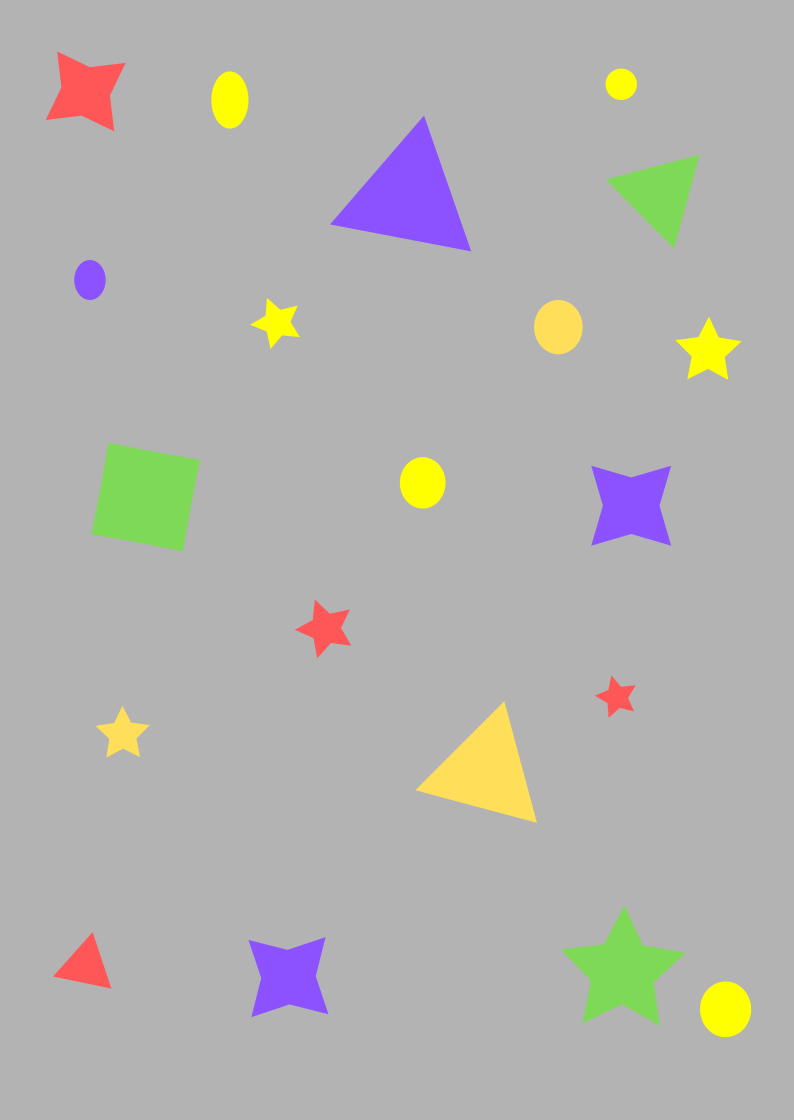
#> input picture models/omes/Detección-de-colores/Model03/images/png/imagen06.png, 794 x 1120 px
$ jupyter execute program05.ipynb
#> lines starting #> are read from the running program, lines starting #| are printed output that depends on the picture; after the words box and inside, x2 and y2 are one past the last pixel; in counts of white or black regions, pixels touching at a corner belong together
[cell 1]
import cv2
import numpy as np

def dibujarContorno(contornos, color):
	for (i, c) in enumerate(contornos):
		M = cv2.moments(c)
		if (M["m00"]==0): M["m00"]==1
		x = int(M["m10"]/M["m00"])
		y = int(M["m01"]/M["m00"])
		cv2.drawContours(imagen, [c], 0, color, 2)
		cv2.putText(imagen, str(i+1), (x-10,y+10), 1, 2,(0,0,0),2)

amarilloBajo = np.array([20, 100, 20], np.uint8)
amarilloAlto = np.array([32, 255, 255], np.uint8)

violetaBajo = np.array([130, 100, 20], np.uint8)
violetaAlto = np.array([145, 255, 255], np.uint8)

verdeBajo = np.array([36, 100, 20], np.uint8)
verdeAlto = np.array([70, 255, 255], np.uint8)

rojoBajo1 = np.array([0, 100, 20], np.uint8)
rojoAlto1 = np.array([10, 255, 255], np.uint8)
rojoBajo2 = np.array([175, 100, 20], np.uint8)
rojoAlto2 = np.array([180, 255, 255], np.uint8)

# [6 lines of commented-out code are left out]
imagen = cv2.imread('images/png/imagen06.png')
#> imagen is the input picture: shape (1120, 794, 3); mean B, G, R 175, 178.3, 179.3
# [25 lines of commented-out code are left out]

imagenHSV = cv2.cvtColor(imagen, cv2.COLOR_BGR2HSV)
#> imagenHSV: shape (1120, 794, 3); mean H, S, V 4.6, 12.9, 183.7

#Detectando colores
maskAmarillo = cv2.inRange(imagenHSV, amarilloBajo, amarilloAlto)
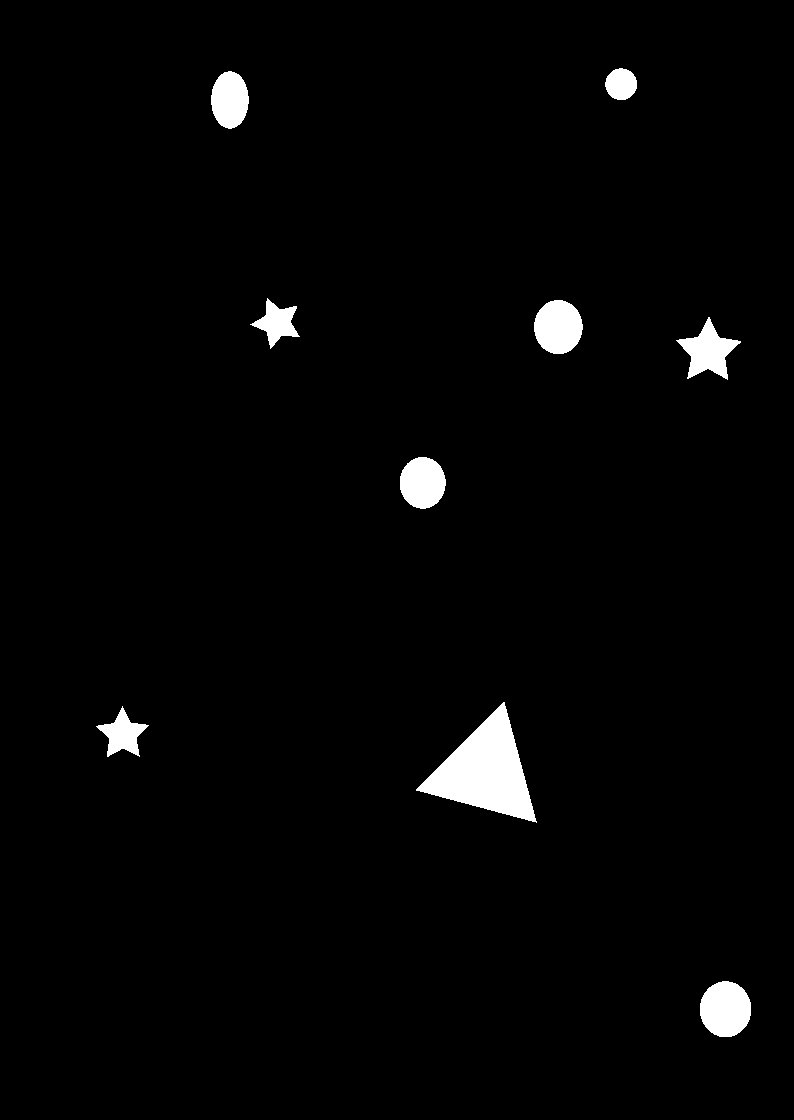
#> maskAmarillo: shape (1120, 794); 2.2% white; 9 white regions, largest, box (x1, y1, x2, y2) and area: (416, 702, 537, 823) 6866, (700, 981, 751, 1037) 2263, (534, 300, 583, 354) 2067
maskVioleta = cv2.inRange(imagenHSV, violetaBajo, violetaAlto)
#> maskVioleta: shape (1120, 794); 2.1% white; 4 white regions, box (x1, y1, x2, y2) and area: (331, 116, 471, 251) 8960, (591, 466, 671, 546) 4528, (249, 937, 328, 1017) 4203, (74, 260, 106, 300) 995
maskVerde = cv2.inRange(imagenHSV, verdeBajo, verdeAlto)
#> maskVerde: shape (1120, 794); 2.1% white; 3 white regions, box (x1, y1, x2, y2) and area: (92, 443, 200, 551) 8527, (561, 906, 685, 1025) 6314, (606, 155, 699, 248) 4056
maskRojo1 = cv2.inRange(imagenHSV, rojoBajo1, rojoAlto1)
#> maskRojo1: shape (1120, 794); 0.79% white; 4 white regions
maskRojo2 = cv2.inRange(imagenHSV, rojoBajo2, rojoAlto2)
#> maskRojo2: shape (1120, 794); every value is 0
maskRojo =  cv2.add(maskRojo1, maskRojo2)

#Encontrando contornos
#OpenCV 3
#contornosAmarillo = cv2.findContours(maskAmarillo, cv2.RETR_EXTERNAL, cv2.CHAIN_APPROX_SIMPLE)[1]
#contornosVioleta = cv2.findContours(maskVioleta, cv2.RETR_EXTERNAL, cv2.CHAIN_APPROX_SIMPLE)[1]
#contornosVerde = cv2.findContours(maskVerde, cv2.RETR_EXTERNAL, cv2.CHAIN_APPROX_SIMPLE)[1]
#contornosRojo = cv2.findContours(maskRojo, cv2.RETR_EXTERNAL, cv2.CHAIN_APPROX_SIMPLE)[1]

#OpenCV 4
contornosAmarillo = cv2.findContours(maskAmarillo, cv2.RETR_EXTERNAL, cv2.CHAIN_APPROX_SIMPLE)[0]
#> contornosAmarillo = 9 contours; largest, box (x1, y1, x2, y2) and area: (416, 702, 537, 823) 6700, (700, 981, 751, 1037) 2187, (534, 300, 583, 354) 1994, (400, 457, 446, 509) 1800, (676, 317, 741, 380) 1721
contornosVioleta = cv2.findContours(maskVioleta, cv2.RETR_EXTERNAL, cv2.CHAIN_APPROX_SIMPLE)[0]
#> contornosVioleta = 4 contours; box (x1, y1, x2, y2) and area: (331, 116, 471, 251) 8768, (591, 466, 671, 546) 4370, (249, 937, 328, 1017) 4050, (74, 260, 106, 300) 944
contornosVerde = cv2.findContours(maskVerde, cv2.RETR_EXTERNAL, cv2.CHAIN_APPROX_SIMPLE)[0]
#> contornosVerde = 3 contours; box (x1, y1, x2, y2) and area: (92, 443, 200, 551) 8346, (561, 906, 685, 1025) 6122, (606, 155, 699, 248) 3929
contornosRojo = cv2.findContours(maskRojo, cv2.RETR_EXTERNAL, cv2.CHAIN_APPROX_SIMPLE)[0]
#> contornosRojo = 4 contours; box (x1, y1, x2, y2) and area: (46, 52, 125, 131) 3278, (54, 932, 111, 988) 1448, (295, 600, 351, 658) 1308, (595, 676, 635, 717) 666

dibujarContorno(contornosAmarillo, (0, 255,255))
#> the loop in dibujarContorno, `for (i, c) in enumerate(contornos):` made 9 passes
#> (x, y) on passes 1 to 9: (725, 1008), (122, 733), (484, 770), (422, 482), (707, 350), (557, 326), (276, 322), (229, 99), (620, 83)
#> after the loop in dibujarContorno, `for (i, c) in enumerate(contornos):`:
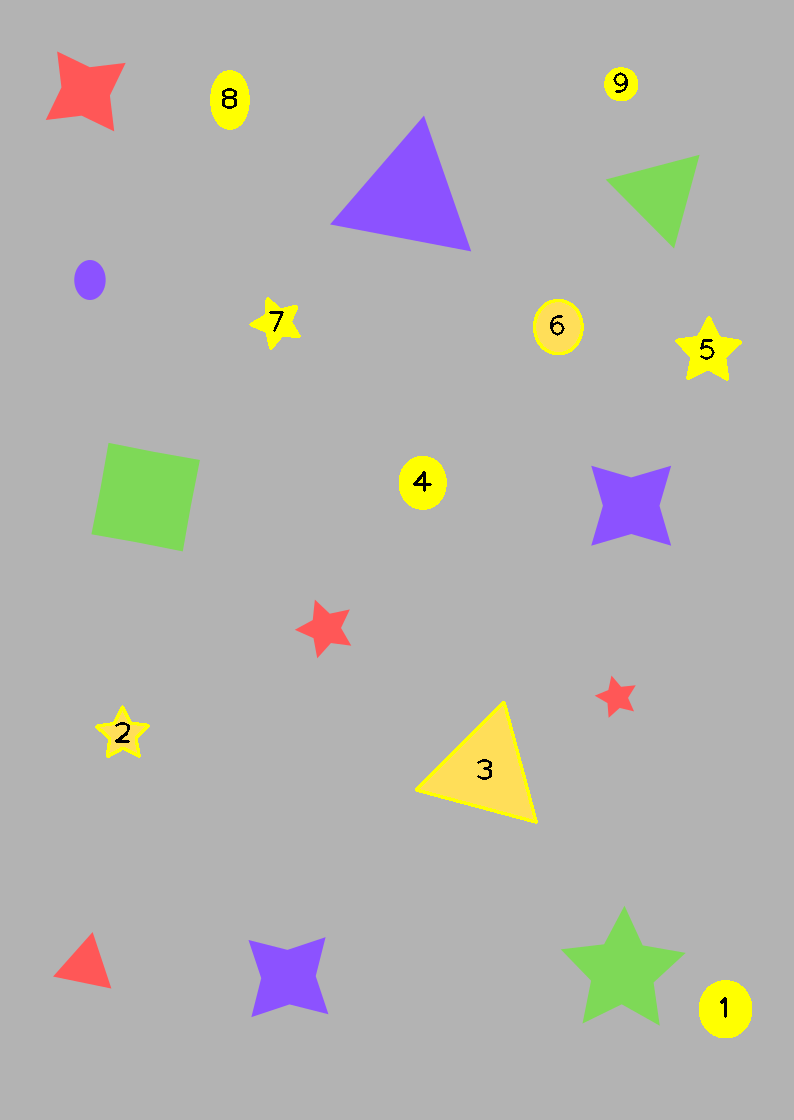
#> imagen: shape (1120, 794, 3); 0.62% of pixels changed, all inside (x1, y1, x2, y2) = (95, 67, 752, 1038)
dibujarContorno(contornosVioleta, (140, 40, 120))
#> call 2 of dibujarContorno, with color = (140, 40, 120)
#> the loop in dibujarContorno (call 2), `for (i, c) in enumerate(contornos):` made 4 passes
#> (x, y) on passes 1 to 4: (287, 976), (630, 505), (89, 279), (407, 196)
#> after the loop in dibujarContorno (call 2), `for (i, c) in enumerate(contornos):`:
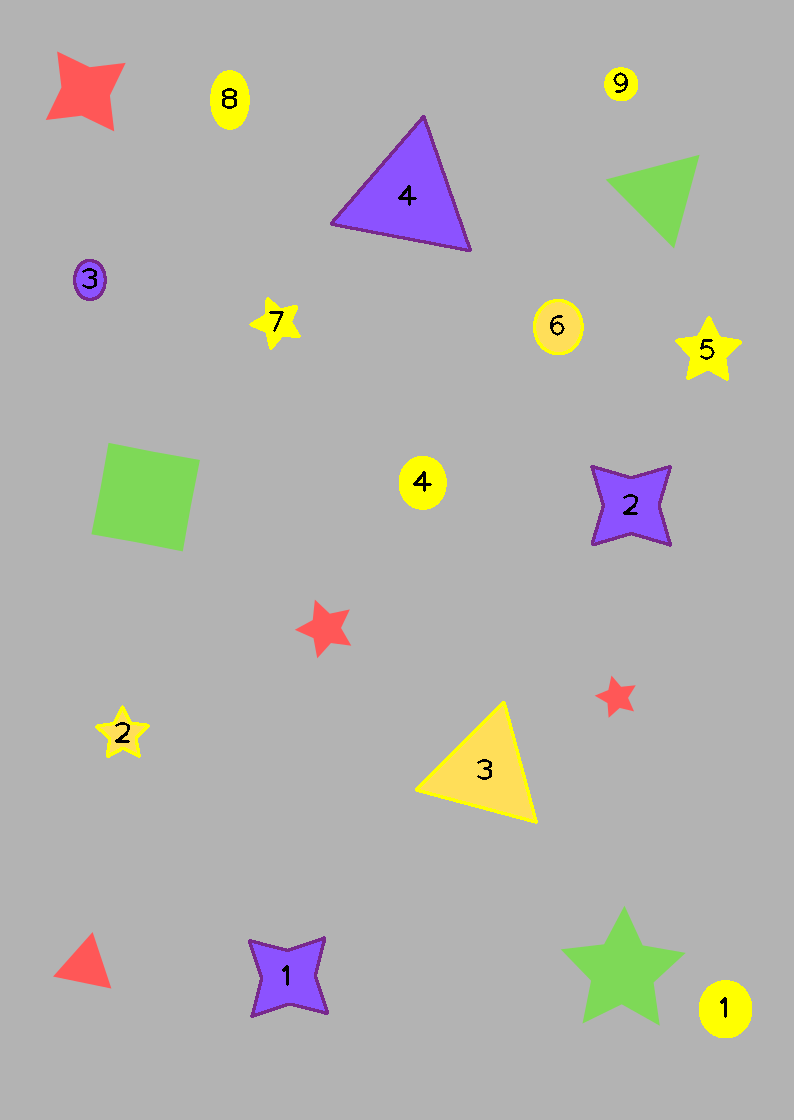
#> imagen: shape (1120, 794, 3); 0.51% of pixels changed, all inside (x1, y1, x2, y2) = (73, 115, 672, 1018)
dibujarContorno(contornosVerde, (0, 255, 0))
#> call 3 of dibujarContorno, with color = (0, 255, 0)
#> the loop in dibujarContorno (call 3), `for (i, c) in enumerate(contornos):` made 3 passes
#> (x, y) on passes 1 to 3: (622, 970), (145, 496), (659, 193)
#> after the loop in dibujarContorno (call 3), `for (i, c) in enumerate(contornos):`:
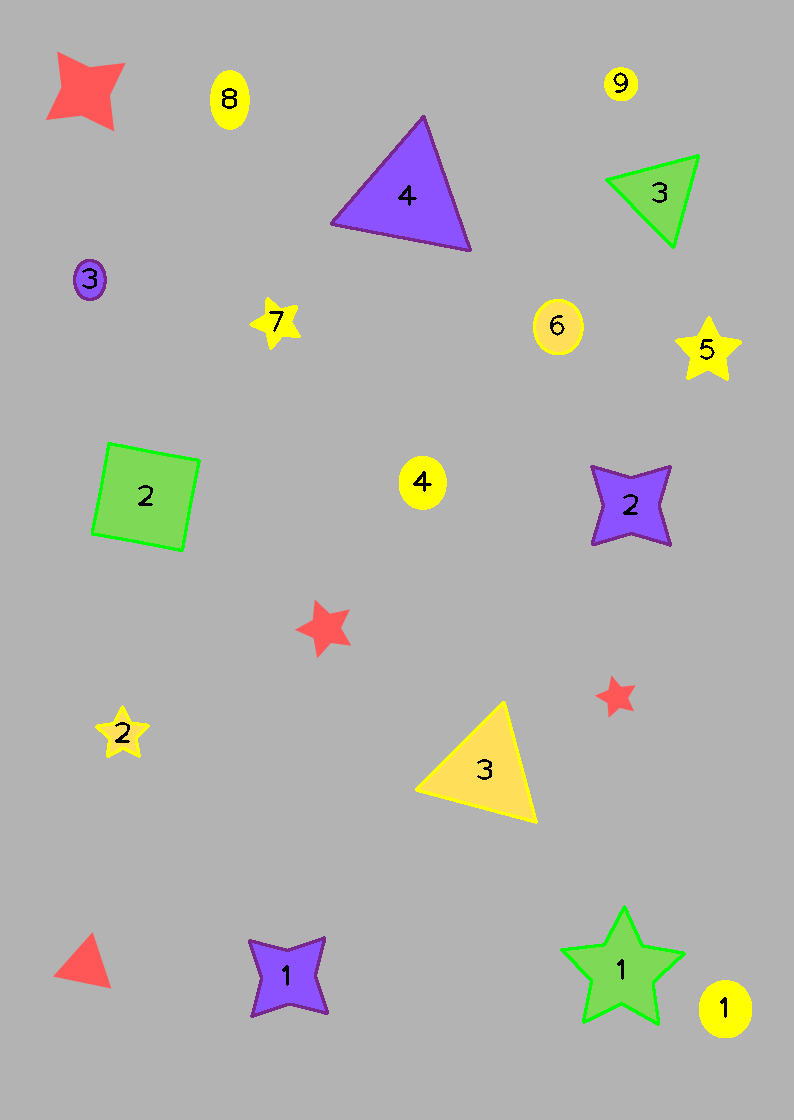
#> imagen: shape (1120, 794, 3); 0.45% of pixels changed, all inside (x1, y1, x2, y2) = (91, 154, 700, 1026)
dibujarContorno(contornosRojo, (0, 0, 255))
#> call 4 of dibujarContorno, with color = (0, 0, 255)
#> the loop in dibujarContorno (call 4), `for (i, c) in enumerate(contornos):` made 4 passes
#> (x, y) on passes 1 to 4: (85, 965), (616, 696), (325, 628), (85, 90)
#> after the loop in dibujarContorno (call 4), `for (i, c) in enumerate(contornos):`:
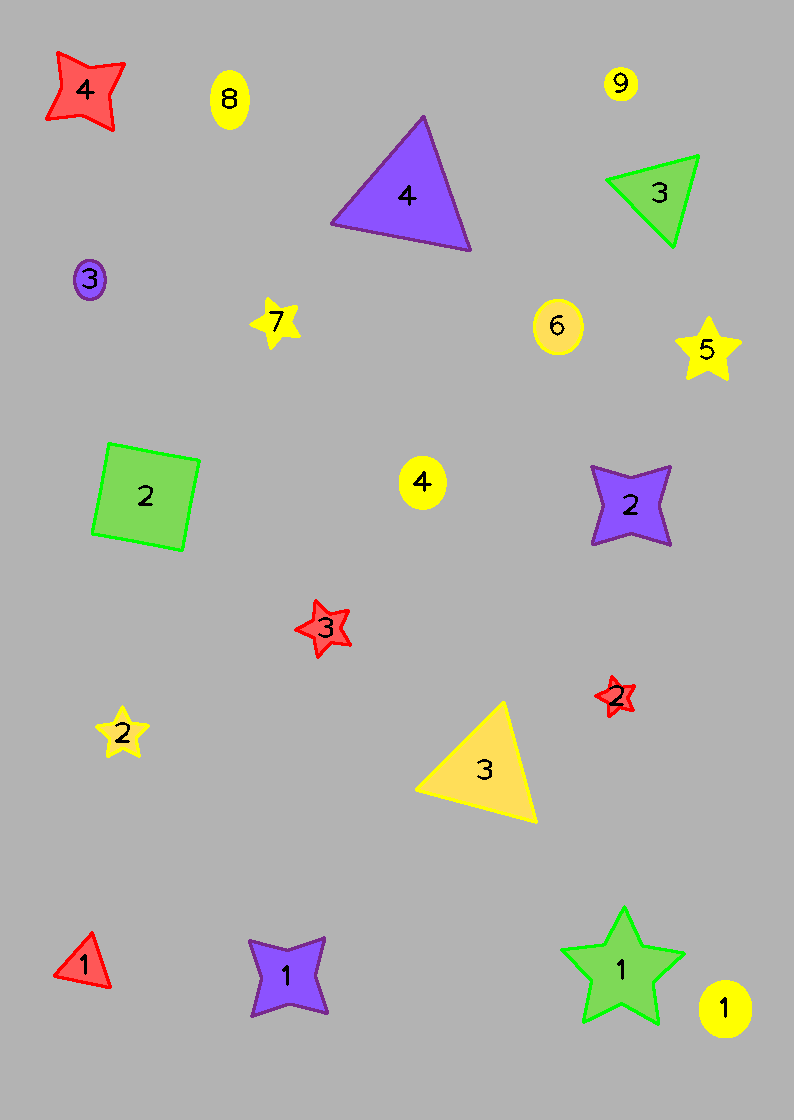
#> imagen: shape (1120, 794, 3); 0.35% of pixels changed, all inside (x1, y1, x2, y2) = (45, 51, 636, 989)

#Imagen Resumen
imgResumen = 255 * np.ones((210,100,3), dtype = np.uint8)
cv2.circle(imgResumen, (30,30), 15, (0,255,255), -1)
cv2.circle(imgResumen, (30,70), 15, (140,40,120), -1)
cv2.circle(imgResumen, (30,110), 15, (0,255,0), -1)
cv2.circle(imgResumen, (30,150), 15, (0,0,255), -1)

cv2.putText(imgResumen,str(len(contornosAmarillo)),(65,40), 1, 2,(0,0,0),2)
cv2.putText(imgResumen,str(len(contornosVioleta)),(65,80), 1, 2,(0,0,0),2)
cv2.putText(imgResumen,str(len(contornosVerde)),(65,120), 1, 2,(0,0,0),2)
cv2.putText(imgResumen,str(len(contornosRojo)),(65,160), 1, 2,(0,0,0),2)
totalCnts = len(contornosAmarillo) + len(contornosVioleta) + len(contornosVerde) + len(contornosRojo)
#> totalCnts = 20
cv2.putText(imgResumen,str(totalCnts),(55,200), 1, 2,(0,0,0),2)
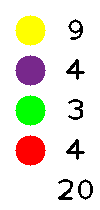
#> imgResumen: shape (210, 100, 3); mean of channels 0, 1, 2 215.8, 229.6, 232.3; drawn as B, G, R
cv2.imshow('Resumen', imgResumen)

# [4 lines of commented-out code are left out]
cv2.imshow('Imagen', imagen)
cv2.imwrite('conteo.png', imagen)
cv2.waitKey(0)
cv2.destroyAllWindows()

$ run again, with models/omes/Detección-de-colores/Model03/images/png/imagen01.png copied over models/omes/Detección-de-colores/Model03/images/png/imagen06.png
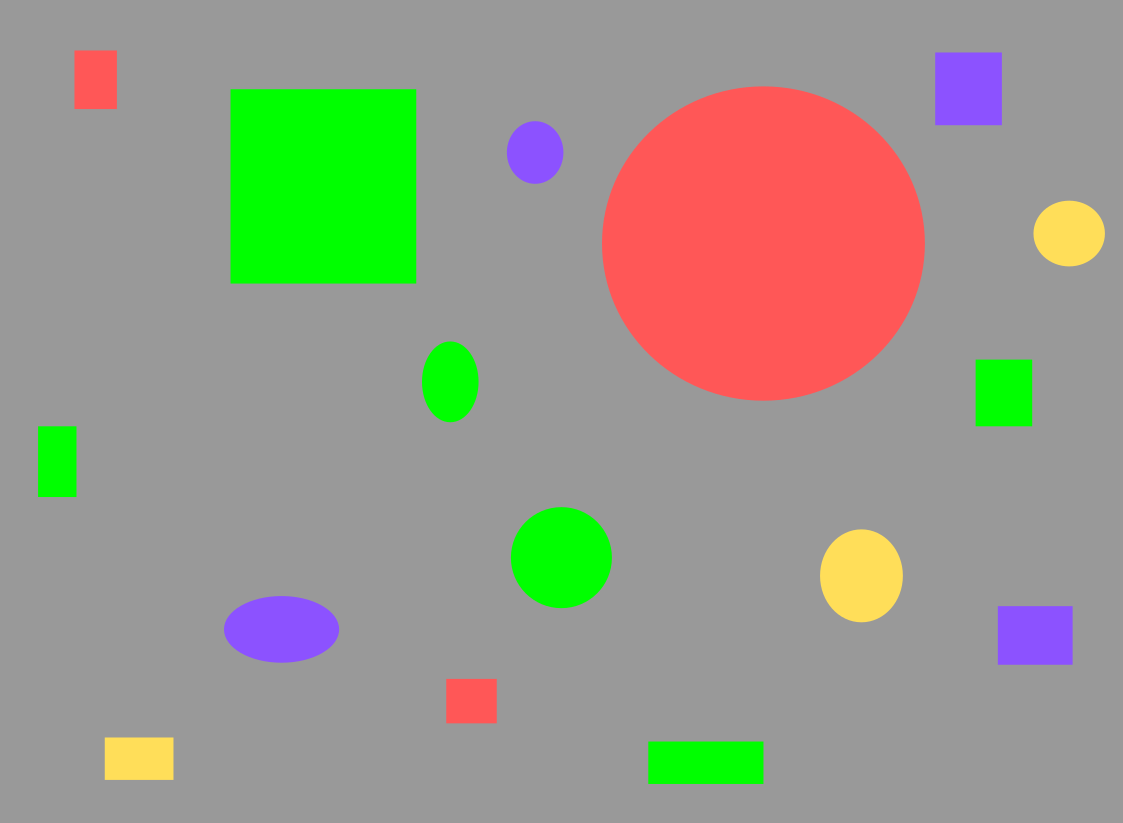
#> input picture models/omes/Detección-de-colores/Model03/images/png/imagen01.png, 1123 x 823 px
#> imagen is the input picture: shape (823, 1123, 3); mean B, G, R 138.3, 153, 153.7
#> imagenHSV: shape (823, 1123, 3); mean H, S, V 6.8, 37.4, 172.2
#> maskAmarillo: shape (823, 1123); 1.4% white; 3 white regions, box (x1, y1, x2, y2) and area: (820, 529, 903, 622) 6049, (1033, 201, 1105, 266) 3680, (105, 737, 173, 780) 2924
#> maskVioleta: shape (823, 1123); 2% white; 4 white regions, box (x1, y1, x2, y2) and area: (224, 596, 339, 663) 6040, (935, 52, 1002, 125) 4890, (998, 606, 1073, 665) 4425, (507, 121, 563, 184) 2786
#> maskVerde: shape (823, 1123); 6.4% white; 6 white regions, box (x1, y1, x2, y2) and area: (230, 89, 416, 284) 36269, (511, 507, 612, 608) 8069, (648, 741, 764, 784) 4987, (975, 359, 1032, 427) 3874, (422, 341, 479, 422) 3628, (38, 426, 77, 497) 2769
#> maskRojo1: shape (823, 1123); 9.1% white; 3 white regions
#> maskRojo2: shape (823, 1123); every value is 0
#> contornosAmarillo = 3 contours; box (x1, y1, x2, y2) and area: (820, 529, 903, 622) 5925, (1033, 201, 1105, 266) 3583, (105, 737, 173, 780) 2814
#> contornosVioleta = 4 contours; box (x1, y1, x2, y2) and area: (224, 596, 339, 663) 5907, (935, 52, 1002, 125) 4752, (998, 606, 1073, 665) 4292, (507, 121, 563, 184) 2702
#> contornosVerde = 6 contours; box (x1, y1, x2, y2) and area: (230, 89, 416, 284) 35890, (511, 507, 612, 608) 7926, (648, 741, 764, 784) 4830, (975, 359, 1032, 427) 3751, (422, 341, 479, 422) 3529, (38, 426, 77, 497) 2660
#> contornosRojo = 3 contours; box (x1, y1, x2, y2) and area: (602, 86, 925, 401) 79298, (74, 50, 117, 109) 2436, (446, 679, 497, 723) 2150
#> the loop in dibujarContorno, `for (i, c) in enumerate(contornos):` made 3 passes
#> (x, y) on passes 2 to 3: (860, 575), (1068, 233)
#> the loop in dibujarContorno (call 2), `for (i, c) in enumerate(contornos):` made 4 passes
#> (x, y) on passes 2 to 4: (281, 628), (534, 152), (968, 88)
#> the loop in dibujarContorno (call 4), `for (i, c) in enumerate(contornos):` made 3 passes
#> (x, y) on passes 2 to 3: (762, 243), (95, 79)
#> after the loop in dibujarContorno (call 4), `for (i, c) in enumerate(contornos):`:
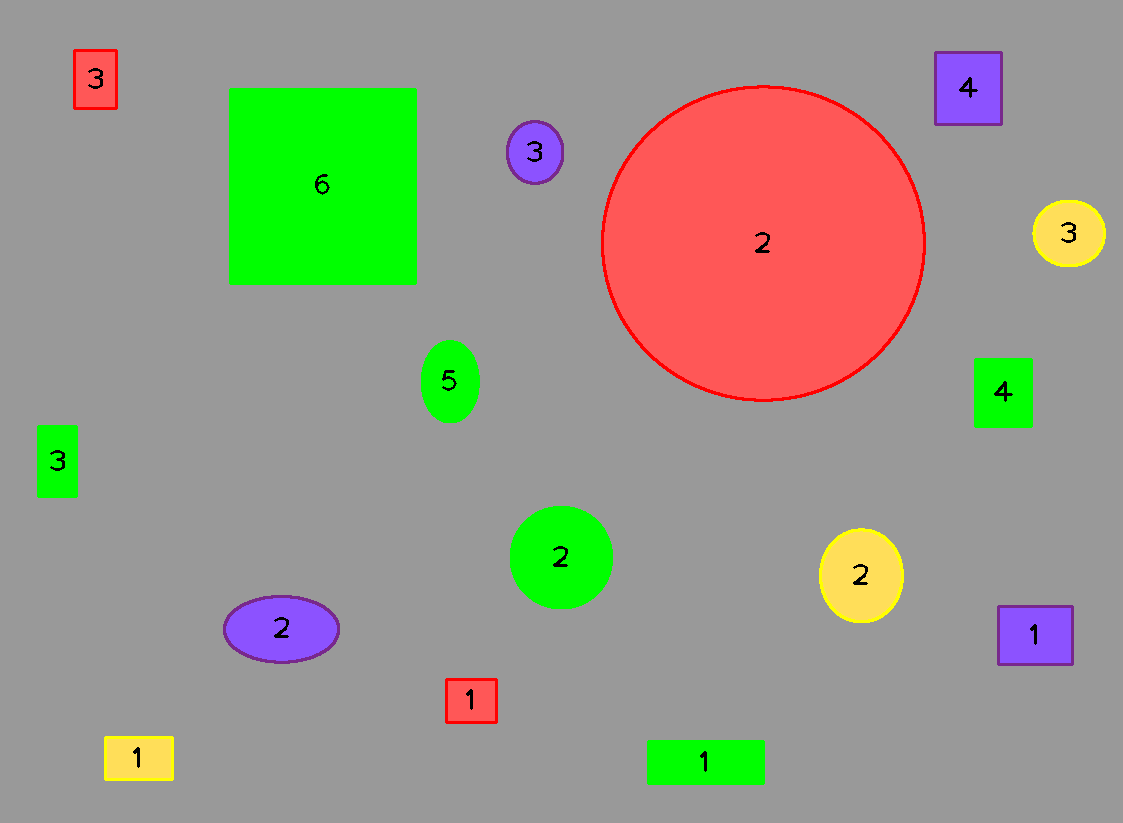
#> imagen: shape (823, 1123, 3); mean B, G, R 136.5, 152.3, 153.2
#> totalCnts = 16
#> `cv2.putText(imgResumen,str(totalCnts),(55,200), 1, 2,(0,0,0),2)`:
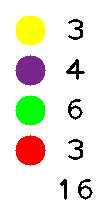
#> imgResumen: shape (210, 100, 3); mean of channels 0, 1, 2 216.6, 230.4, 233.2; drawn as B, G, R
